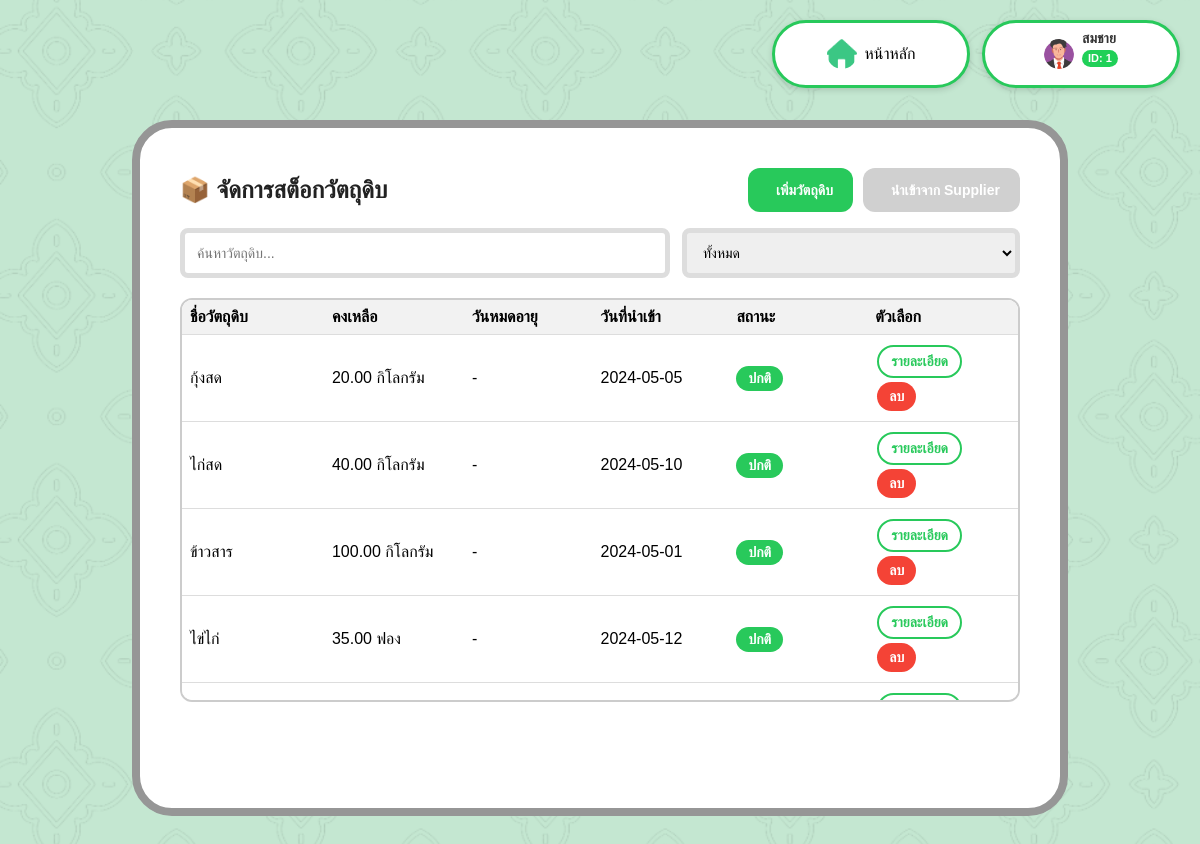
/stock.php (signed in), run on the app's committed database.
### tables this page shows
CREATE TABLE Employee (
    EmployeeID INT(6) AUTO_INCREMENT PRIMARY KEY,
    FName VARCHAR(50),
    LName VARCHAR(50),
    Password VARCHAR(12),
    Role VARCHAR(50),
    StartDate DATE,
    Phone CHAR(10),
    Email VARCHAR(50)
);

CREATE TABLE Stock (
    IngredientID INT(6) PRIMARY KEY,
    SupplierID INT(6),
    IngredientName VARCHAR(50),
    Quantity DECIMAL(6,2),
    Unit VARCHAR(20),
    ImportDate DATE,
    Expirationdate DATE,
    LastUpdate DATE,
    FOREIGN KEY (SupplierID) REFERENCES Supplier(SupplierID)
);

### stock.php (the view, shortened to what this page needs)
<?php
include 'backend/db_connect.php';
$employeeID = $_SESSION['EmployeeID'];
$stmt = $conn->prepare("SELECT FName, EmployeeID FROM Employee WHERE EmployeeID = ?");
$stmt->bind_param("i", $employeeID);
$stmt->execute();
$result = $stmt->get_result();
$profile = $result->fetch_assoc();
?>
<!DOCTYPE html>
<html lang="th">
<head>
    <link rel="stylesheet" href="css/stock.css">
</head>
<body>
<div class="top-bar">
    <div class="home-button" onclick="location.href='staff_dashboard.php'">
        <img src="pics/Home_icon.png">
        <p>หน้าหลัก</p>
    </div>
    <div class="profile-box">
        <img src="img/picture/Profile_guy.png" alt="Profile Picture">
        <div class="profile-label">
            <p class="profile-name"><?= htmlspecialchars($profile['FName']) ?></p>
            <p class="profile-id">ID: <?= htmlspecialchars($profile['EmployeeID']) ?></p>
        </div>
    </div>
</div>
<div class="container">
    <div class="header-bar">
        <h1>📦 จัดการสต็อกวัตถุดิบ</h1>
        <div class="toolbar-right">
            <button class="btn-green" onclick="location.href='empimport.php'"><span class="btn-icon"></span> เพิ่มวัตถุดิบ</button>
            <button class="btn-gray" onclick="location.href='supimport.php'"><span class="btn-icon"></span> นำเข้าจาก Supplier</button>
        </div>
    </div>
    <div class="toolbar">
        <div class="toolbar-left">
            <input type="text" placeholder="ค้นหาวัตถุดิบ..." class="search-input" />
            <select class="status-filter">
                <option>ทั้งหมด</option>
            </select>
        </div>
    </div>
    <div class="table-wrapper">
    <table>
        <thead>
            <tr>
                <th>ชื่อวัตถุดิบ</th>
                <th>คงเหลือ</th>
                <th>วันหมดอายุ</th>
                <th>วันที่นำเข้า</th>
                <th>สถานะ</th>
                <th>ตัวเลือก</th>
            </tr>
        </thead>
        <tbody>
        <?php
        $today = date('Y-m-d');
        $q = $conn->query("SELECT DISTINCT IngredientName FROM stock ORDER BY IngredientName ASC");
        while ($namerow = $q->fetch_assoc()) {
            $name = $namerow['IngredientName'];
            $batch_sql = "
                SELECT *
                FROM stock
                WHERE IngredientName = ?
                AND Quantity > 0
                ORDER BY ExpirationDate ASC
                LIMIT 1
            ";
            $batch_stmt = $conn->prepare($batch_sql);
            $batch_stmt->bind_param("s", $name);
            $batch_stmt->execute();
            $batch_res = $batch_stmt->get_result();
            $batch = $batch_res->fetch_assoc();
            $sum_sql = "SELECT SUM(Quantity) as TotalImported, MIN(Unit) as Unit FROM stock WHERE IngredientName = ?";
            $sum_stmt = $conn->prepare($sum_sql);
            $sum_stmt->bind_param("s", $name);
            $sum_stmt->execute();
            $sum_stmt->bind_result($totalImported, $unit);
            $get_ingredient_id = $conn->prepare("SELECT IngredientID FROM stock WHERE IngredientName = ? LIMIT 1");
            $get_ingredient_id->bind_param("s", $name);
            $get_ingredient_id->execute();
            $get_ingredient_id->bind_result($ingredientID);
            $usedQty = 0;
            if ($ingredientID) {
                $use_sql = "
                    SELECT SUM(iu.QuantityUsed * od.MenuQuantity) as UsedQty
                    FROM IngredientUsage iu
                    JOIN OrderDetail od ON iu.MenuID = od.MenuID
                    JOIN Orders o ON od.OrderID = o.OrderID
                    WHERE iu.IngredientID = ?
                      AND o.Status >= 3
                ";
                $use_stmt = $conn->prepare($use_sql);
                $use_stmt->bind_param("i", $ingredientID);
                $use_stmt->execute();
                $use_stmt->bind_result($usedQty);
            }
            $totalQty = floatval($totalImported) - floatval($usedQty);
            if ($totalQty == 0) {
                $status = 'หมดสต็อก';
                $statusClass = 'out';
            } elseif ($totalQty <= 3) {
                $status = 'ใกล้หมด';
                $statusClass = 'low';
            } else {
                $status = 'ปกติ';
                $statusClass = 'normal';
            }
            $expire = isset($batch['ExpirationDate']) ? $batch['ExpirationDate'] : null;
            $import = isset($batch['ImportDate']) ? $batch['ImportDate'] : "-";
            $ingredientID = isset($batch['IngredientID']) ? $batch['IngredientID'] : null;
            $menus = [];
            if ($ingredientID) {
                $menu_sql = "
                    SELECT m.Name
                    FROM ingredientusage iu
                    JOIN menu m ON iu.MenuID = m.MenuID
                    WHERE iu.IngredientID = ?
                ";
                $menu_stmt = $conn->prepare($menu_sql);
                $menu_stmt->bind_param("i", $ingredientID);
                $menu_stmt->execute();
                $menu_result = $menu_stmt->get_result();
                while ($menu_row = $menu_result->fetch_assoc()) {
                    $menus[] = $menu_row['Name'];
                }
            }
            $supplierName = "พนักงาน";
            if ($ingredientID) {
                $supplier_sql = "
                    SELECT s.SupplierID, sup.Sname
                    FROM stock s
                    LEFT JOIN supplier sup ON s.SupplierID = sup.SupplierID
                    WHERE s.IngredientID = ?
                    ORDER BY s.LastUpdate DESC
                    LIMIT 1
                ";
                $sup_stmt = $conn->prepare($supplier_sql);
                $sup_stmt->bind_param("i", $ingredientID);
                $sup_stmt->execute();
                $sup_result = $sup_stmt->get_result();
                $sup_row = $sup_result->fetch_assoc();
                $supplierName = $sup_row && $sup_row['SupplierID'] ? $sup_row['Sname'] : "พนักงาน";
            }
            $lastUpdate = "-";
            if ($ingredientID) {
                $update_sql = "
                    SELECT LastUpdate
                    FROM stock
                    WHERE IngredientID = ?
                    ORDER BY LastUpdate DESC
                    LIMIT 1
                ";
                $update_stmt = $conn->prepare($update_sql);
                $update_stmt->bind_param("i", $ingredientID);
                $update_stmt->execute();
                $update_result = $update_stmt->get_result();
                $lastUpdateRow = $update_result->fetch_assoc();
                $lastUpdate = $lastUpdateRow && isset($lastUpdateRow['LastUpdate']) ? $lastUpdateRow['LastUpdate'] : "-";
            }
            echo "<tr>";
            echo "<td>{$name}</td>";
            echo "<td>" . number_format($totalQty, 2) . " {$unit}</td>";
            if (!$expire) {
                $expireText = "-";
            } elseif ($expire < $today) {
                $expireText = '<span style="color:red">หมดอายุ</span>';
            } else {
                $expireText = $expire;
            }
            echo "<td>{$expireText}</td>";
            echo "<td>{$import}</td>";
            echo "<td><span class='status {$statusClass}'>{$status}</span></td>";
            echo "<td>
                <button class='action-btn view'
                    data-id='{$ingredientID}'
                    data-name='{$name}'
                    data-qty='{$totalQty}'
                    data-unit='{$unit}'
                    data-expire='{$expire}'
                    data-import='{$import}'
                    data-update='{$lastUpdate}'
                    data-menu='" . htmlspecialchars(implode(',', $menus)) . "'
                    data-by='{$supplierName}'>รายละเอียด</button>
                <button class='action-btn delete'>ลบ</button>
            </td>";
            echo "</tr>";
        }
        ?>
        </tbody>
    </table>
    </div>
</div>
</body>
</html>

### css/stock.css (style rules this page uses)
body { font-family: sans-serif; background: url('../img/background.png'); background-size: cover; margin: 0; padding: 0; }
.top-bar { position: absolute; top: 20px; right: 20px; display: flex; gap: 12px; align-items: center; z-index: 1000; }
.home-button, .profile-box { display: flex; align-items: center; background-color: white; border: 3px solid #28c95b; border-radius: 40px; padding: 6px 16px; height: 50px; min-width: 160px; justify-content: center; box-shadow: 0px 2px 6px rgba(0, 0, 0, 0.15); }
.home-button img, .profile-box img { width: 30px; height: 30px; object-fit: cover; border-radius: 50%; margin-right: 8px; }
.profile-label { display: flex; flex-direction: column; justify-content: center; line-height: 1.2; }
.profile-name { font-size: 14px; font-weight: bold; color: #333; margin: 0; padding: 0; }
.profile-id { font-size: 11px; background-color: #20d058; color: white; padding: 2px 6px; border-radius: 15px; font-weight: bold; margin-top: 3px; display: inline-block; width: fit-content; }
.container { background-color: white; width: 70%; height: 600px; margin: 120px auto; padding: 40px; border-radius: 40px; border: 8px solid #969696; }
table { width: 90%; margin: 0 auto; border-collapse: collapse; background-color: white; }
th { background-color: #DCDED7; font-weight: bold; text-align: left; padding: 10px; width: 200px; }
td { padding: 10px; text-align: left; min-height: 75px; }
h1 { color: #333; }
.toolbar { align-items: center; gap: 10px; flex-wrap: wrap; margin-bottom: 20px; }
.toolbar input[type="text"] { flex: 6; height: 40px; padding: 0 12px; font-size: 14px; border: 5px solid #ddd; border-radius: 8px; }
.toolbar select { flex: 4; height: 50px; padding: 0 12px; font-size: 14px; border: 5px solid #ddd; border-radius: 8px; }
.header-bar { display: flex; justify-content: space-between; align-items: center; margin-bottom: 16px; flex-wrap: wrap; }
.toolbar-right { display: flex; gap: 10px; align-items: center; }
.header-bar h1 { font-size: 24px; font-weight: bold; color: #222; margin: 0; display: flex; align-items: center; gap: 8px; }
.toolbar-left { display: flex; gap: 12px; }
.search-input { padding: 10px 15px; font-size: 14px; border-radius: 12px; border: 1px solid #ccc; width: 220px; }
.status-filter { padding: 10px 15px; font-size: 14px; border-radius: 12px; border: 1px solid #ccc; }
input.search-input { padding: 5px 10px; border-radius: 6px; border: 1px solid #ccc; }
.btn-green { background-color: #28c95b; color: white; padding: 10px 20px; font-size: 14px; border: none; border-radius: 12px; font-weight: bold; display: flex; align-items: center; gap: 6px; cursor: pointer; }
.btn-gray { background-color: #d0d0d0; color: white; padding: 10px 20px; font-size: 14px; border: none; border-radius: 12px; font-weight: bold; display: flex; align-items: center; gap: 6px; cursor: pointer; }
.btn-green, .btn-gray { display: flex; align-items: center; justify-content: center; gap: 8px; line-height: 1; height: 44px; }
table { width: 100%; border-collapse: collapse; }
table th { background-color: #f2f2f2; text-align: left; padding: 8px; border-bottom: 1px solid #ddd; }
table td { padding: 8px; border-bottom: 1px solid #ddd; }
.status { display: inline-block; padding: 4px 12px; border-radius: 20px; font-size: 14px; font-weight: bold; color: white; }
.status.normal { background-color: #28c95b; }
.action-btn { display: inline-block; padding: 6px 12px; margin: 2px; border-radius: 20px; border: none; cursor: pointer; font-size: 14px; font-weight: bold; transition: background-color 0.2s; }
.action-btn.view { background-color: #ffffff; border: 2px solid #28c95b; color: #28c95b; }
.action-btn.delete { background-color: #f44336; color: white; }
.table-wrapper { height: 400px; overflow-y: auto; border: 2px solid #ccc; border-radius: 12px; margin-bottom: 20px; }
.table-wrapper thead th { position: sticky; top: 0; background-color: #f2f2f2; z-index: 1; }

### data on the page
employee: FName "สมชาย", EmployeeID "1"
stock: ImportDate "2024-05-05"
stock: ImportDate "2024-05-10"
stock: ImportDate "2024-05-01"
stock: ImportDate "2024-05-12"

### other printed values
$name "กุ้งสด"
$totalQty "20.00"
$unit "กิโลกรัม"
$expireText "-"
$status "ปกติ"
$name "ไก่สด"
$totalQty "40.00"
$name "ข้าวสาร"
$totalQty "100.00"
$name "ไข่ไก่"
$totalQty "35.00"
$unit "ฟอง"
